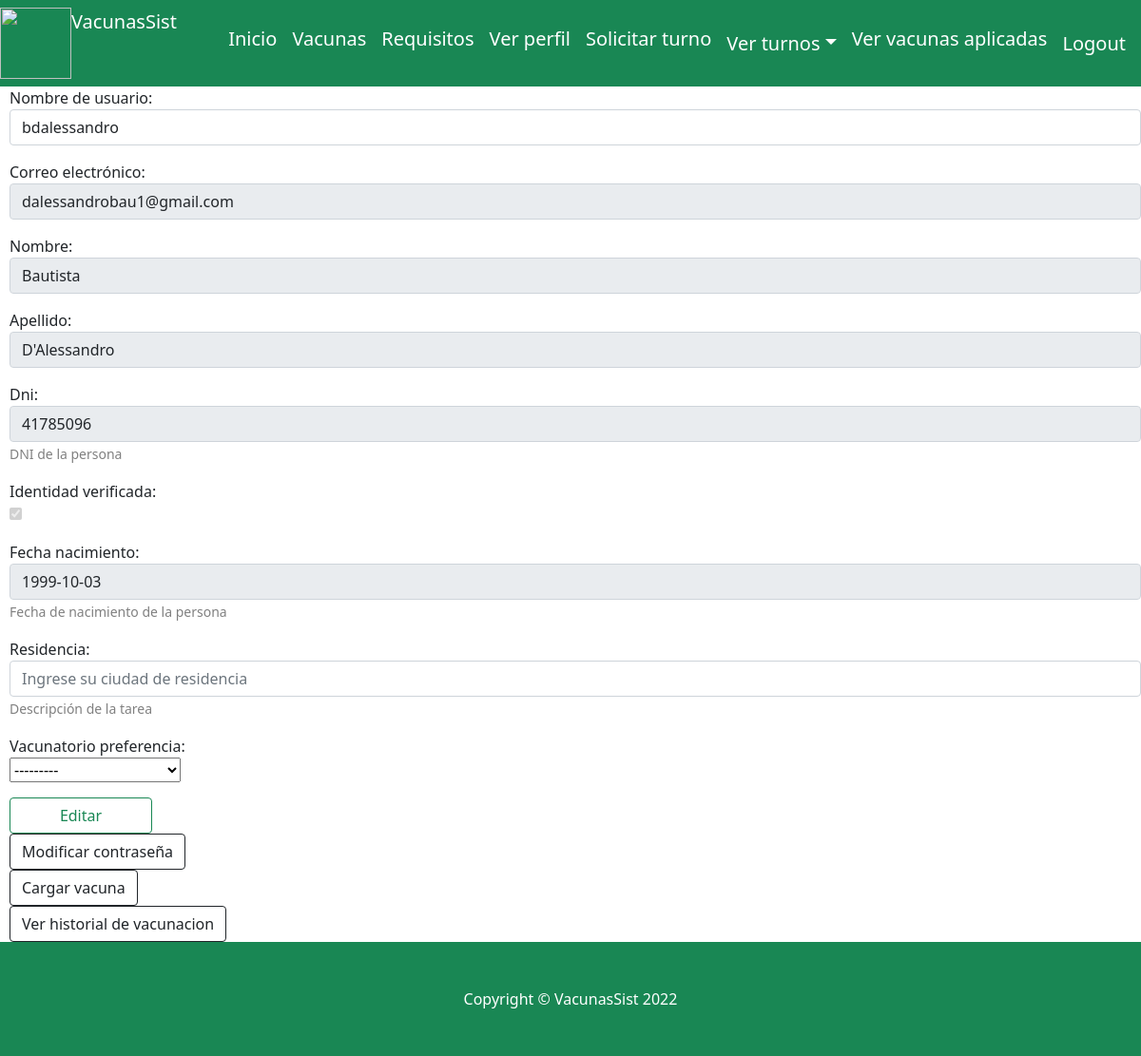
Page /verPerfil (signed in) on the earlier database version.
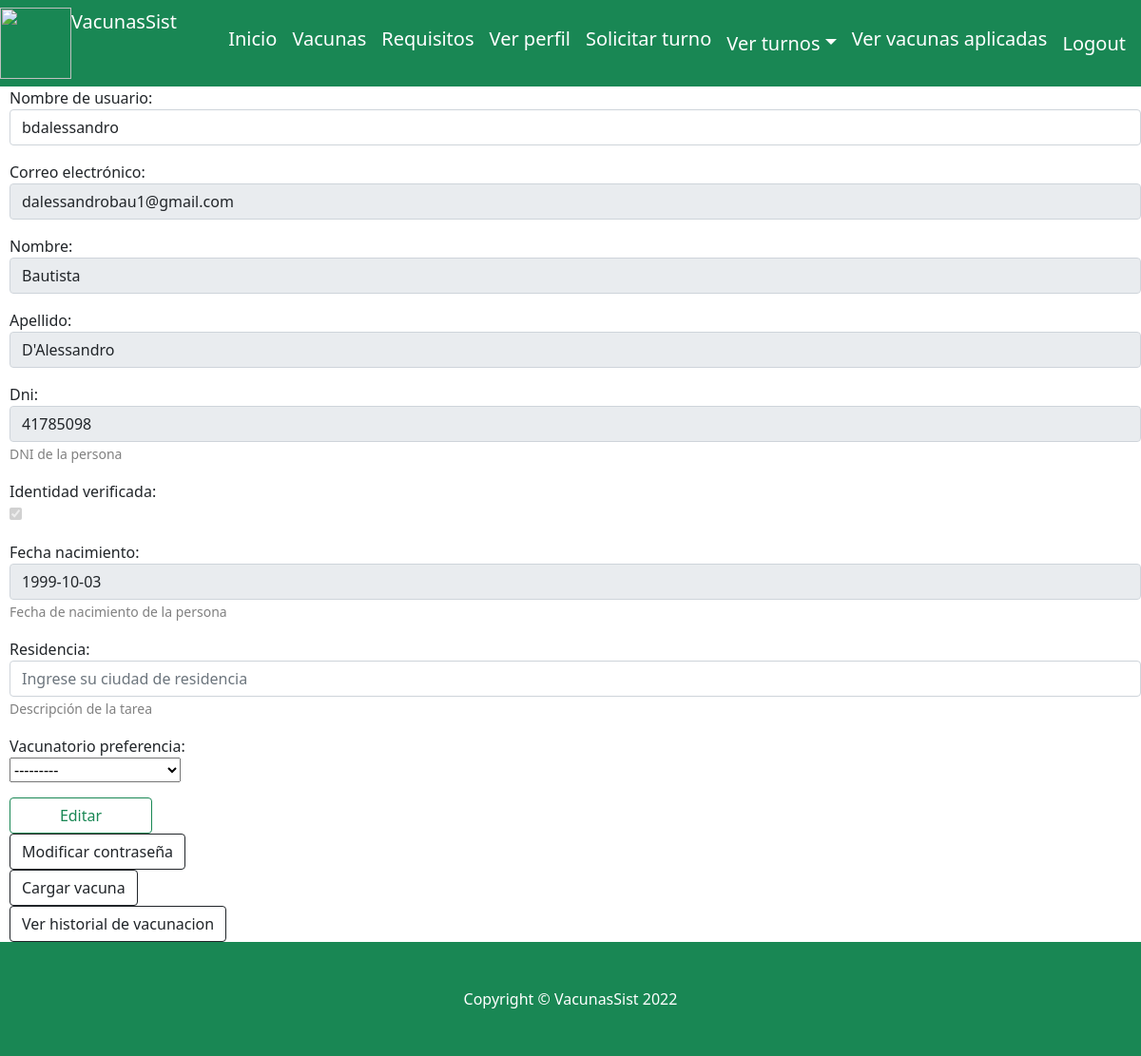
Same page on the later database version.
### website/models.py (models this page shows)
class Usuario(AbstractBaseUser):
    username =models.CharField('Nombre de usuario', unique=True, max_length=100)
    email = models.EmailField('Correo electrónico', max_length=254, unique=True)
    nombre = models.CharField('Nombre', max_length=254)
    apellido = models.CharField('apellido', max_length=254)
    dni=models.IntegerField(help_text="DNI de la persona", unique=True)
    fecha_nacimiento= models.DateField(help_text="Fecha de nacimiento de la persona")
    residencia = models.TextField(help_text="Descripción de la tarea", null=True)
    vacunatorio_preferencia =models.ForeignKey(Vacunatorio, on_delete=models.CASCADE,null=True)
    fecha_creacion = models.DateTimeField(auto_now_add=True)
    identidad_verificada=models.BooleanField(default=False)
    es_vacunador = models.BooleanField(default=False)
    es_administrador = models.BooleanField(default=False)
    objects= UsuarioManager()
    USERNAME_FIELD = 'username'
    REQUIRED_FIELDS = ['email','nombre', 'apellido','dni', 'fecha_nacimiento']

### website/views.py (the view)
# urls.py: path('verPerfil', views.verPerfil, name="verPerfil"),
def verPerfil(request):
    id_usuario=request.user.id
    try:
        usuario= Usuario.objects.get(id=id_usuario)
        if request.method=="POST":
            print('entre al post y creo form')
            usuario_form =UpdateUsuarioForm(request.POST, instance = usuario)
            if usuario_form.is_valid():
                try:
                    print('antes de guardar datos')
                    usuario_form.save()
                    print('en guardar datos')
                    messages.success(request, 'Perfil actualizado correctamente')
                    return redirect('index')
                except Exception as e:
                    print(repr(e))
                    messages.error(request, 'Su perfil no se ha actualizado.')
        else:
            print('no entre al post y creo form')
            usuario_form=UpdateUsuarioForm(instance = usuario)
            print('form')
            usuario_form=usuario_form.deshabilitarCampos(usuario.identidad_verificada)
        print(id_usuario)
        return render(request, "website/verPerfil.html",{ 'usuario_form':usuario_form, 'id_usuario':id_usuario})
    except Exception as e:
            print(repr(e))

### website/forms.py (called while the page is built)
    def deshabilitarCampos(self, identidad):
        if identidad:
            print(' if verificado')
            self.fields['identidad_verificada'].widget.attrs.update({'disabled': True})
            self.fields['dni'].widget.attrs.update({'readonly': True})
            self.fields['email'].widget.attrs.update({'readonly': True})
            self.fields['fecha_nacimiento'].widget.attrs.update({'readonly': True})
            self.fields['nombre'].widget.attrs.update({'readonly': True})
            self.fields['apellido'].widget.attrs.update({'readonly': True})
        return self

### website/models.py (called while the page is built)
    def __str__(self):
           return self.nombre + self.ubicacion

### website/templates/website/verPerfil.html (shortened to what this page needs)
{% extends "website/layout.html" %}
{% block body %}
<div style="margin-left: 10px; ">
    <form method="post">
        <div class="form-group">
          {% for campo in usuario_form %}
            <p>
              {{ campo.label_tag }}<br>
              {{ campo }}
              {% if campo.help_text %}
                <small style="color: grey">{{ campo.help_text }}</small>
              {% endif %}
            </p>
          {% endfor %}
          {% if not request.user.es_vacunador %}
            {% if not request.user.es_administrador %}
                <input  class="btn btn-outline-success"  type="submit" value="Editar" style="width: 150px;">
                <div class="nav-item"><a class="btn btn-outline-dark mt-auto" href="{% url 'modificar_password' %}">Modificar contraseña</a></div>
                <div class="nav-item"><a class="btn btn-outline-dark mt-auto" href="{% url 'cargar_vacuna' %}">Cargar vacuna</a></div>
              </div>
            {% endif%}
          {% endif%}
          <div class="nav-item"><a class="btn btn-outline-dark mt-auto" href="{% url 'ver_historial_vacunacion' id_usuario %}">Ver historial de vacunacion</a></div>
        </div>
{% endblock %}

Differences in the rows shown:
changed Usuario "bdalessandro": dni "41785096" → "41785098"
